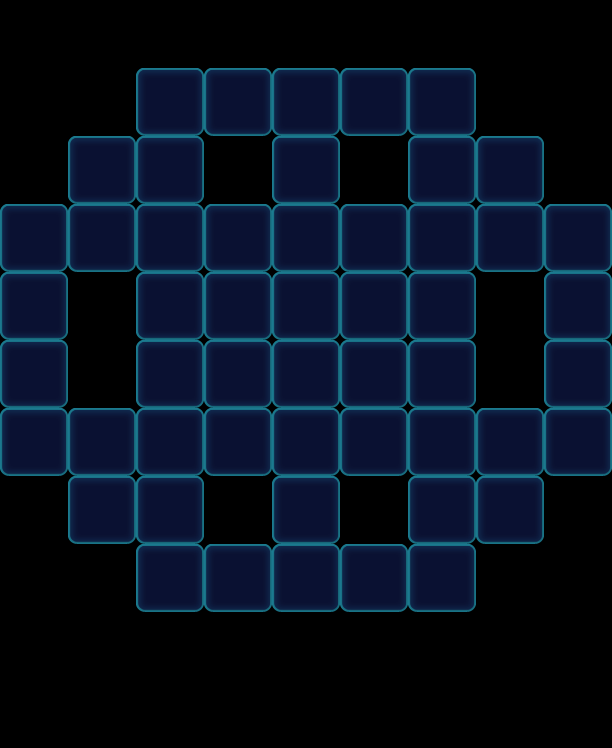

This game map was drawn from its Tiled (.tmx) file and the tilesets committed beside it. A one-line description and the trimmed map source follow:
An orthogonal 9x11 tile map with 68x68 px tiles, 1 tile layer (Valid), 2 tilesets and 61 objects (52x Floor, 9x Factory_Normal).

<map version="1.0" orientation="orthogonal" width="9" height="11" tilewidth="68" tileheight="68">
 <tileset firstgid="1" name="game_grid1" tilewidth="68" tileheight="68">
  <image source="game_grid1.png" width="68" height="68" />
 </tileset>
 <tileset firstgid="2" name="map" tilewidth="68" tileheight="68">
  <image source="map.png" width="1024" height="1024" />
 </tileset>
 <layer name="Valid" width="9" height="11">
  <data>[99 cells, 52 non-empty, 1 distinct tile ids]</data>
 </layer>
 <objectgroup name="BottomObj" width="9" height="11">
  <object type="Floor" gid="33" x="136" y="136">
   <properties>
    <property name="Layers" value="2" />
   </properties>
  </object>
  <object type="Floor" gid="33" x="204" y="136">
   <properties>
    <property name="Layers" value="2" />
   </properties>
  </object>
  <object type="Floor" gid="33" x="408" y="136">
   <properties>
    <property name="Layers" value="2" />
   </properties>
  </object>
  <object type="Floor" gid="33" x="272" y="204">
   <properties>
    <property name="Layers" value="2" />
   </properties>
  </object>
  <object type="Floor" gid="33" x="272" y="136">
   <properties>
    <property name="Layers" value="2" />
   </properties>
  </object>
  <object type="Floor" gid="33" x="476" y="204">
   <properties>
    <property name="Layers" value="2" />
   </properties>
  </object>
  <object type="Floor" gid="33" x="340" y="136">
   <properties>
    <property name="Layers" value="2" />
   </properties>
  </object>
  <object type="Floor" gid="33" x="408" y="204">
   <properties>
    <property name="Layers" value="2" />
   </properties>
  </object>
  <object type="Floor" gid="33" x="136" y="204">
   <properties>
    <property name="Layers" value="2" />
   </properties>
  </object>
  <object type="Floor" gid="33" x="68" y="204">
   <properties>
    <property name="Layers" value="2" />
   </properties>
  </object>
  <object type="Floor" gid="33" x="544" y="272">
   <properties>
    <property name="Layers" value="2" />
   </properties>
  </object>
  <object type="Floor" gid="33" x="408" y="272">
   <properties>
    <property name="Layers" value="2" />
   </properties>
  </object>
  <object type="Floor" gid="33" x="476" y="272">
   <properties>
    <property name="Layers" value="2" />
   </properties>
  </object>
  <object type="Floor" gid="33" x="408" y="340">
   <properties>
    <property name="Layers" value="2" />
   </properties>
  </object>
  <object type="Floor" gid="33" x="340" y="272">
   <properties>
    <property name="Layers" value="2" />
   </properties>
  </object>
  <object type="Floor" gid="33" x="544" y="340">
   <properties>
    <property name="Layers" value="2" />
   </properties>
  </object>
  <object type="Floor" gid="33" x="204" y="340">
   <properties>
    <property name="Layers" value="2" />
   </properties>
  </object>
  <object type="Floor" gid="33" x="272" y="272">
   <properties>
    <property name="Layers" value="2" />
   </properties>
  </object>
  <object type="Floor" gid="33" x="204" y="272">
   <properties>
    <property name="Layers" value="2" />
   </properties>
  </object>
  <object type="Floor" gid="33" x="340" y="340">
   <properties>
    <property name="Layers" value="2" />
   </properties>
  </object>
  <object type="Floor" gid="33" x="0" y="408">
   <properties>
    <property name="Layers" value="2" />
   </properties>
  </object>
  <object type="Floor" gid="33" x="136" y="340">
   <properties>
    <property name="Layers" value="2" />
   </properties>
  </object>
  <object type="Floor" gid="33" x="68" y="272">
   <properties>
    <property name="Layers" value="2" />
   </properties>
  </object>
  <object type="Floor" gid="33" x="0" y="272">
   <properties>
    <property name="Layers" value="2" />
   </properties>
  </object>
  <object type="Floor" gid="33" x="136" y="272">
   <properties>
    <property name="Layers" value="2" />
   </properties>
  </object>
  <object type="Floor" gid="33" x="136" y="408">
   <properties>
    <property name="Layers" value="2" />
   </properties>
  </object>
  <object type="Floor" gid="33" x="272" y="340">
   <properties>
    <property name="Layers" value="2" />
   </properties>
  </object>
  <object type="Floor" gid="33" x="204" y="408">
   <properties>
    <property name="Layers" value="2" />
   </properties>
  </object>
  <object type="Floor" gid="33" x="0" y="340">
   <properties>
    <property name="Layers" value="2" />
   </properties>
  </object>
  <object type="Floor" gid="33" x="204" y="476">
   <properties>
    <property name="Layers" value="2" />
   </properties>
  </object>
  <object type="Floor" gid="33" x="136" y="476">
   <properties>
    <property name="Layers" value="2" />
   </properties>
  </object>
  <object type="Floor" gid="33" x="340" y="476">
   <properties>
    <property name="Layers" value="2" />
   </properties>
  </object>
  <object type="Floor" gid="33" x="544" y="476">
   <properties>
    <property name="Layers" value="2" />
   </properties>
  </object>
  <object type="Floor" gid="33" x="68" y="476">
   <properties>
    <property name="Layers" value="2" />
   </properties>
  </object>
  <object type="Floor" gid="33" x="408" y="476">
   <properties>
    <property name="Layers" value="2" />
   </properties>
  </object>
  <object type="Floor" gid="33" x="272" y="476">
   <properties>
    <property name="Layers" value="2" />
   </properties>
  </object>
  <object type="Floor" gid="33" x="0" y="476">
   <properties>
    <property name="Layers" value="2" />
   </properties>
  </object>
  <object type="Floor" gid="33" x="476" y="476">
   <properties>
    <property name="Layers" value="2" />
   </properties>
  </object>
  <object type="Floor" gid="33" x="408" y="408">
   <properties>
    <property name="Layers" value="2" />
   </properties>
  </object>
  <object type="Floor" gid="33" x="340" y="408">
   <properties>
    <property name="Layers" value="2" />
   </properties>
  </object>
  <object type="Floor" gid="33" x="272" y="408">
   <properties>
    <property name="Layers" value="2" />
   </properties>
  </object>
  <object type="Floor" gid="33" x="544" y="408">
   <properties>
    <property name="Layers" value="2" />
   </properties>
  </object>
  <object type="Floor" gid="33" x="408" y="544">
   <properties>
    <property name="Layers" value="2" />
   </properties>
  </object>
  <object type="Floor" gid="33" x="476" y="544">
   <properties>
    <property name="Layers" value="2" />
   </properties>
  </object>
  <object type="Floor" gid="33" x="340" y="612">
   <properties>
    <property name="Layers" value="2" />
   </properties>
  </object>
  <object type="Floor" gid="33" x="408" y="612">
   <properties>
    <property name="Layers" value="2" />
   </properties>
  </object>
  <object type="Floor" gid="33" x="136" y="612">
   <properties>
    <property name="Layers" value="2" />
   </properties>
  </object>
  <object type="Floor" gid="33" x="204" y="612">
   <properties>
    <property name="Layers" value="2" />
   </properties>
  </object>
  <object type="Floor" gid="33" x="68" y="544">
   <properties>
    <property name="Layers" value="2" />
   </properties>
  </object>
  <object type="Floor" gid="33" x="136" y="544">
   <properties>
    <property name="Layers" value="2" />
   </properties>
  </object>
  <object type="Floor" gid="33" x="272" y="544">
   <properties>
    <property name="Layers" value="2" />
   </properties>
  </object>
  <object type="Floor" gid="33" x="272" y="612">
   <properties>
    <property name="Layers" value="2" />
   </properties>
  </object>
 </objectgroup>
 <objectgroup name="MiddleObj" width="9" height="11" />
 <objectgroup color="#000000" name="TopObj" width="9" height="11">
  <!-- 9 objects omitted --></objectgroup>
 <objectgroup color="#00ff00" name="CeilObj" width="9" height="11" />
</map>
<!-- 9 of 61 objects omitted -->
